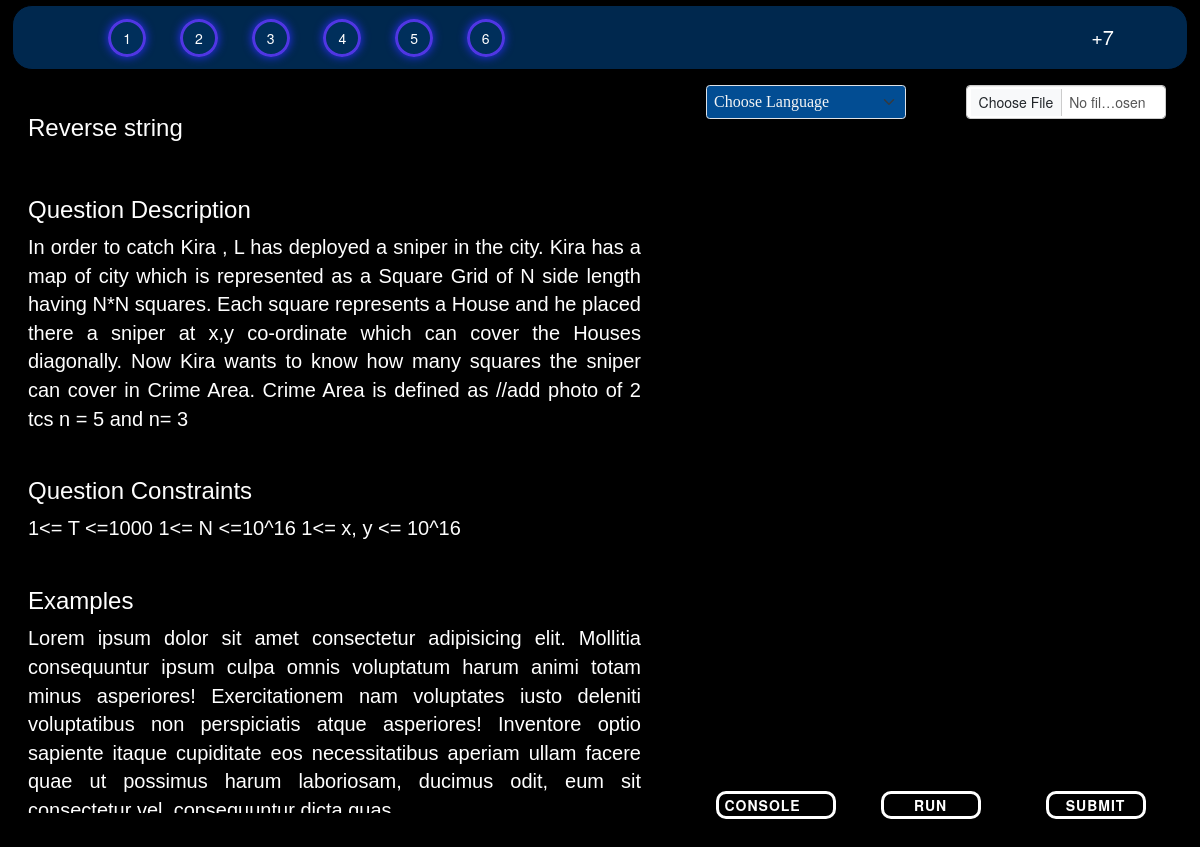
The page /question/1 (signed in) on the database its author committed.
### app1/models.py (models this page shows)
class Question(models.Model):
    q_id = models.IntegerField(primary_key=True)
    questionNumber = models.IntegerField(null=True)
    q_title = models.CharField(max_length=40)
    q_descrp =models.TextField()
    q_ip_formate = models.TextField(null=True,blank=True)
    q_op_formate = models.TextField(null=True,blank=True)
    q_const = models.TextField(null=True,blank=True)
    q_sip = models.TextField(null=True,blank=True)
    q_sop = models.TextField(null=True,blank=True)
    q_diff_level = models.CharField( max_length=50)
    q_point = models.IntegerField(default=0)
    q_aqrcy = models.IntegerField(default=0)
    q_subns = models.IntegerField(default=0)
    q_time_limit = models.IntegerField(null=True,default=1)
    q_memory_limit = models.IntegerField(null=True,default=50000)
    isForJuniors = models.BooleanField(default=True)
    def __str__(self):
        return f"{self.q_id}"

### app1/views.py (the view)
# urls.py: path('question/', views.questions, name='questions'),
@login_required(login_url='login')
def question(request,id):
    context={}
    user = User.objects.get(username=request.user)
    player = Player.objects.get(user=user)
    team = Team.objects.get(user__username=request.user)
    question = Question.objects.get(questionNumber=id,isForJuniors=player.p_is_junior)
    print("question",question)
    print("this is user : ",user,"with team id : ",team)
    context["question"]=question
    context["player"]=player
    context["team"]=team
    context["isSolved"]=False
    try:
        submission = Submission.objects.filter(team=team,q_id=question,q_status="AC").last()
        print("last accepted submission ",submission)
        context["isSolved"]=True
        context["user_code"]=json.dumps(submission.s_code)
    except:
        try:
            submission = Submission.objects.filter(player=user,q_id=question).last()
            context["isSolved"]=True
            context["user_code"]=json.dumps(submission.s_code)
        except:
            context["isSolved"]=False
            context["user_code"]=json.dumps("#Write your code here..")
    try:
        if submission.s_language == "cpp":
            context["code_lang_cpp"]="cpp"
        if submission.s_language == "c":
            context["code_lang_c"]="c"
    except:
        pass
    print("user code  : ",context["user_code"])
    return render(request,"app1/codingPage.html",context)

### app1/models.py (called while the page is built)
    def __str__(self) -> str:
        return f"{self.id}"

### app1/templates/app1/codingPage.html (shortened to what this page needs)
<!DOCTYPE html>
{% load static %}
<html lang="en">
<head>
    <link rel="stylesheet" href="{% static 'app1/css/codingPage.css' %}">
    <link href="https://cdn.jsdelivr.net/npm/bootstrap@5.3.0-alpha1/dist/css/bootstrap.min.css" rel="stylesheet">
    <link href="https://cdnjs.cloudflare.com/ajax/libs/prism/1.24.1/themes/prism.min.css" rel="stylesheet" />
    <link rel="stylesheet" href="https://maxcdn.bootstrapcdn.com/bootstrap/3.4.1/css/bootstrap.min.css">
</head>
<body class="mainBody" userDetails= {"user":"{{request.user}}","questionNumber":"{{question.questionNumber}}"}>
<section class="head-strip">
   <div class="questions ">
     <div class="queno"><button type="button  "class=" btn  btn-dark" id="qbtn" onclick="location.href='/question/1'">1</button></div>
     <div class="queno"><button type="button " class=" btn btn-dark   " id="qbtn" onclick="location.href='/question/2'">2</button></div>
     <div class="queno"><button type="button " class=" btn btn-dark   " id="qbtn" onclick="location.href='/question/3'">3</button></div>
     <div class="queno"><button type="button " class=" btn btn-dark   " id="qbtn" onclick="location.href='/question/4'">4</button></div>
     <div class="queno"><button type="button " class=" btn btn-dark   " id="qbtn" onclick="location.href='/question/5'">5</button></div>
     <div class="queno"><button type="button " class=" btn btn-dark   " id="qbtn" onclick="location.href='/question/6'">6</button></div>
   </div>
   <div class="score-time">
    <div class="btn-group mx-auto" role="group" aria-label="Basic outlined example">
        <div type="button" class="btn btn-outline-dark "id="score">+7</div>
      </div>
   </div>
</section>
<section class="coding ">
  <div class="questionpart">
    <div class="que-name">
      <h3> {{question.q_title}} </h3>
  </div>
   <div class="quepart que-description" style="height: auto;">
    <h3>Question Description</h3>
    {{question.q_descrp}}
   </div>
   <div class="quepart que-constrains">
    <h3>Question Constraints</h3>
    {{question.q_const}}
   </div>
   <div class=" quepart que-examples">
    <h3>Examples</h3>
    Lorem ipsum dolor sit amet consectetur adipisicing elit. Mollitia consequuntur ipsum culpa omnis voluptatum harum animi totam minus asperiores! Exercitationem nam voluptates iusto deleniti voluptatibus non perspiciatis atque asperiores! Inventore optio sapiente itaque cupiditate eos necessitatibus aperiam ullam facere quae ut possimus harum laboriosam, ducimus odit, eum sit consectetur vel, consequuntur dicta quas.
   </div>
 </div>
   <form action="" method="POST" id="code_form">
       <div class="codingpart">
    <div class="drop-buttons">
        <div class="lang">
            <select class="form-select langbtn btn-outline-dark " id="langbtn" aria-label="Default select example" style="background-color: rgba(3, 111, 212, 0.696);">
                <option disabled selected value="">Choose Language</option>
              </select>
        </div>
        <div class="choosefile" >
         <input type="file"  class="form-control choosef btn-outline-dark"  id="customFile" accept=".c, .cpp, .py" />
        </div>
    </div>
    <div class="code-section">
      <div   class="codehere" id="editor1" >
      </div>
    </div>
    <div class="submit-strip">
      <div class="console">
        <button type="button" class="console-btn d-flex flex-wrap " data-toggle="collapse" id="console-btn"data-target="#test-cases" >
          Console
        </button>
    </div>
      <div class="submit-btn">
        <button type="button" class="run-btn   btn-outline-dark" id="run_code">Run</button>
      </div>
      <div class="submit-btn">
        <button type="button" class="run-btn  btn-outline-dark" id="submit_code">Submit</button>
      </div>
    </div>
   </div>
  </form>
</section>
</body>
</html>

### app1/static/app1/css/codingPage.css (style rules this page uses)
.mainBody { background-color: black; }
.head-strip { display: grid; grid-template-columns: 50% 50%; height: 7vh; margin: 5px auto; width: 98vw; border: 1px solid black; border-radius: 20px; background-color: rgba(0, 49, 95, 0.829); }
.queno { display: inline ; margin: 0px 15px; }
.questions { margin: auto; }
#qbtn { border-radius: 100%; background-color: rgba(0, 49, 95, 0.829); border-width: 3px; border-color: #5036e4; box-shadow: 0 0 10px #2b2fff; color: white; }
.score-time { margin: auto 5vw auto auto; }
.drop-buttons { display: grid; grid-template-columns: 50% 50%; padding: 0px 20px; }
.choosefile .choosef { width: 200px; margin-left: auto; }
#langbtn { width: 200px; font-family: 'Quicksand,sans-serif'; font-size: 16px; color: whitesmoke; }
.coding { height: 80vh; margin: 5px; display: grid; grid-template-columns: 55% 45%; margin: auto; justify-content: center; padding:10px ; }
.questionpart { margin:0px auto; padding: 0px 8px; display: grid; grid-template-rows: auto; overflow-x: hidden; overflow-y: scroll; }
.codingpart { height: 100%; margin:0px auto; width: 90%; display: grid; grid-template-rows: 7% 88% 7%; }
.code-section { margin-top: 3%; display: grid; padding-bottom: 10px; }
.codehere { border-radius: 20px; display: flex; flex-direction: column; overflow-y: auto; }
#editor1 { margin-bottom: 20px; height: 100%; width: 100%; }
.console-btn { width: 120px; margin-left: 10px; border-radius: 10px; }
.submit-strip { display: grid; grid-template-columns:33% 33% 33% ; }
.submit-btn { padding: 0; }
.run-btn { border-radius: 10px; }
.submit-btn button { width: 100px; }
#score,#time { color: white; font-size: 20px; }
.console-btn,.run-btn { border: none; font-family: inherit; font-size: inherit; color: inherit; background: none; cursor: pointer; display: inline-block; margin: 15px 30px; text-transform: uppercase; letter-spacing: 1px; font-weight: 700; outline: none; position: relative; -webkit-transition: all 0.4s; -moz-transition: all 0.4s; transition: all 0.4s; }
.console-btn,.run-btn { border: 3px solid rgb(255, 255, 255); color: rgb(255, 255, 255); }
.console-btn::after,.run-btn::after { content: ''; position: absolute; z-index: -1; -webkit-transition: all 0.4s; -moz-transition: all 0.4s; transition: all 0.4s; color: black; }
.console-btn:after { width: 0%; height: 100%; top: 0; left: 0; background: rgb(47, 255, 50); color: black; }
.run-btn:after { width: 0%; height: 100%; top: 0; left: 0; background: rgb(47, 255, 50); }
.que-name,.que-constrains { color: rgb(253, 253, 253); border-radius: 20px; padding:10px 10px 10px 10px; margin-bottom: 5px; font-family:'Trebuchet MS', 'Lucida Sans Unicode', 'Lucida Grande', 'Lucida Sans', Arial, sans-serif; font-size: 20px; justify-content: left; text-align: justify; }
.que-description,.que-examples { color: rgb(255, 255, 255); border-radius: 20px; background-color:none; padding:10px 10px 10px 10px; margin-bottom: 5px; font-family:'Trebuchet MS', 'Lucida Sans Unicode', 'Lucida Grande', 'Lucida Sans', Arial, sans-serif; font-size: 20px; text-align:justify; }

### rows shown on the page
Question: q_title "Reverse string", q_descrp "In order to catch Kira , L has deployed a sniper in the city. Kira has a map of city which is represented as a Square Grid of N side length having N*N squares. Each square represents a House and he placed there a sniper at x,y co-ordinate which can cover the Houses diagonally. Now Kira wants to know how many squares the sniper can cover in Crime Area. Crime Area is defined as //add photo of 2 tcs n = 5 and n= 3", q_const "1<= T <=1000 1<= N <=10^16 1<= x, y <= 10^16"
